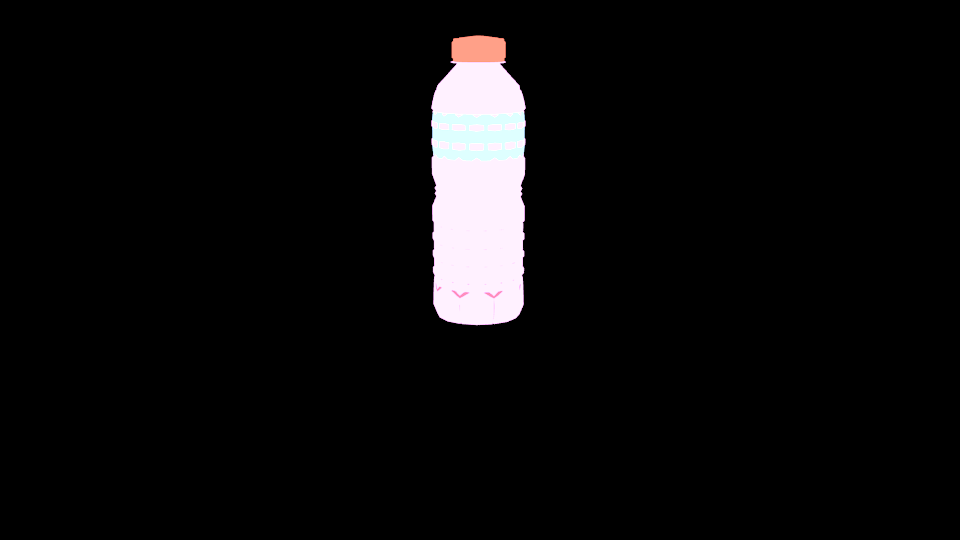
#> input picture Vision/data/raw/Dataset_v2/masks/train/0014.png, 960 x 540 px; its folder holds only this picture in this run
$ jupyter execute 'annotation pipeline.ipynb'   (shell and % lines are left out)
#> lines starting #> are read from the running program, lines starting #| are printed output that depends on the picture; after the words box and inside, x2 and y2 are one past the last pixel; in counts of white or black regions, pixels touching at a corner belong together
# ANNOTATION PIPELINE

The purpose of this notebook is to show the way the images we get from blender are processed in order to fit the MS-COCO format.

[cell 1]
import cv2
import numpy as np
import os
import re
import skimage
import random
import matplotlib.pyplot as plt
import matplotlib.image as mpimg
from PIL import Image
import datetime

[cell 2]
ROOT_DIR = os.path.abspath('..')
image_folder_path = os.path.join(ROOT_DIR,'data/raw/Dataset_v2/bottle/train')
masks_folder_path = os.path.join(ROOT_DIR,'data/raw/Dataset_v2/masks/train')

[cell 3]
print(masks_folder_path)

[cell 4]
file_names = next(os.walk(masks_folder_path))[2]
file_name = random.choice(file_names)
file = os.path.join(masks_folder_path,file_name)

image = cv2.imread(os.path.join(masks_folder_path,file_name))
#> image is the input picture: shape (540, 960, 3); mean B, G, R 11.6, 11.1, 11.7
cv2.imwrite('Images/0001.png',image)
Image.open(file)

[cell 5]
blurred_image = cv2.GaussianBlur(image, (5, 5), 0)

cv2.imwrite('Images/blurred.jpg',blurred_image)
Image.open('Images/blurred.jpg')

[cell 6]
hsv_image = cv2.cvtColor(blurred_image, cv2.COLOR_BGR2HSV)
#> hsv_image: shape (540, 960, 3); mean H, S, V 6.7, 1.4, 11.9

cv2.imwrite('Images/hsv.jpg',hsv_image) # Because, if we don't save it in a file, the colors are shown in an RGB fashion
Image.open('Images/hsv.jpg')
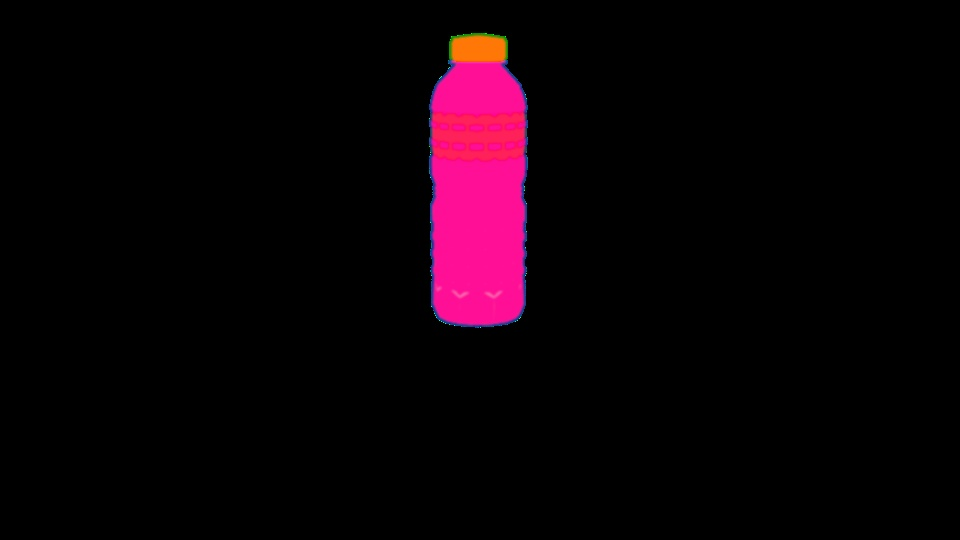
#> Out: PIL image 960x540 RGB; mean R, G, B 11.9, 1.4, 6.7

[cell 7]
# couvercle
lower_couv = np.array([14 - 10, 100, 100])
upper_couv = np.array([14 + 10, 255, 255])

# bouteille :
lower_bott = np.array([163 - 15, 10, 255])
upper_bott = np.array([163 + 15, 50, 255])

# etiquette :
lower_etiq = np.array([80, 0, 0])
upper_etiq = np.array([100, 255, 255])

# Mask obtention
mask_couv = cv2.inRange(hsv_image, lower_couv, upper_couv)
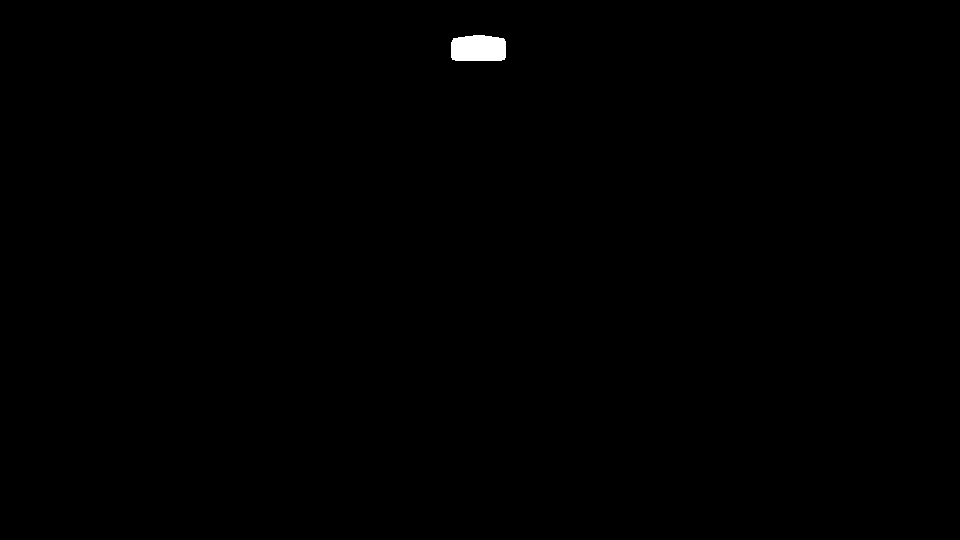
#> mask_couv: shape (540, 960); 0.26% white; 1 white region, box (x1, y1, x2, y2) and area: (451, 35, 506, 61) 1323
mask_bott = cv2.inRange(hsv_image, lower_bott, upper_bott)
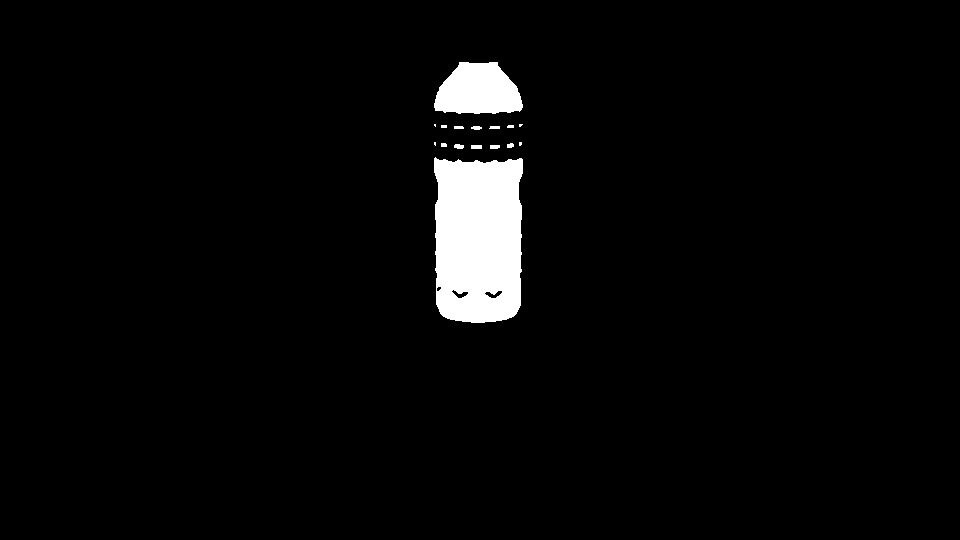
#> mask_bott: shape (540, 960); 3.3% white; 16 white regions (5 under 20 px), largest, box (x1, y1, x2, y2) and area: (434, 157, 523, 323) 13380, (434, 62, 523, 114) 3540, (471, 145, 482, 149) 44
mask_etiq = cv2.inRange(hsv_image, lower_etiq, upper_etiq)
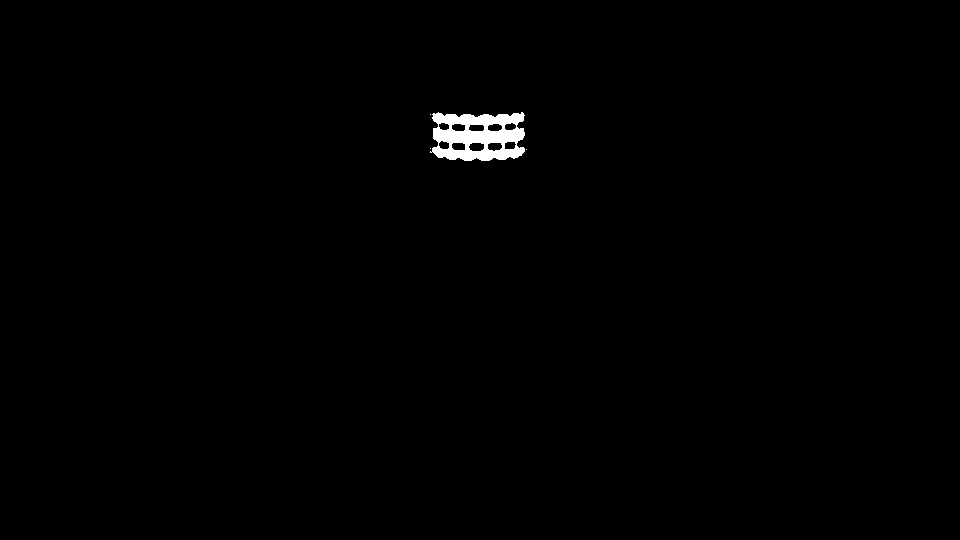
#> mask_etiq: shape (540, 960); 0.61% white; 4 white regions (3 under 20 px), largest, box (x1, y1, x2, y2) and area: (430, 112, 525, 161) 3141

# Binary mask saving
cv2.imwrite('Masks/0001_cap.png',mask_couv)
cv2.imwrite('Masks/0001_bottle.png',mask_bott)
cv2.imwrite('Masks/0001_label.png',mask_etiq)
#> Out = True

$ run again, on Vision/data/raw/Dataset_v2/masks/train/0055.png
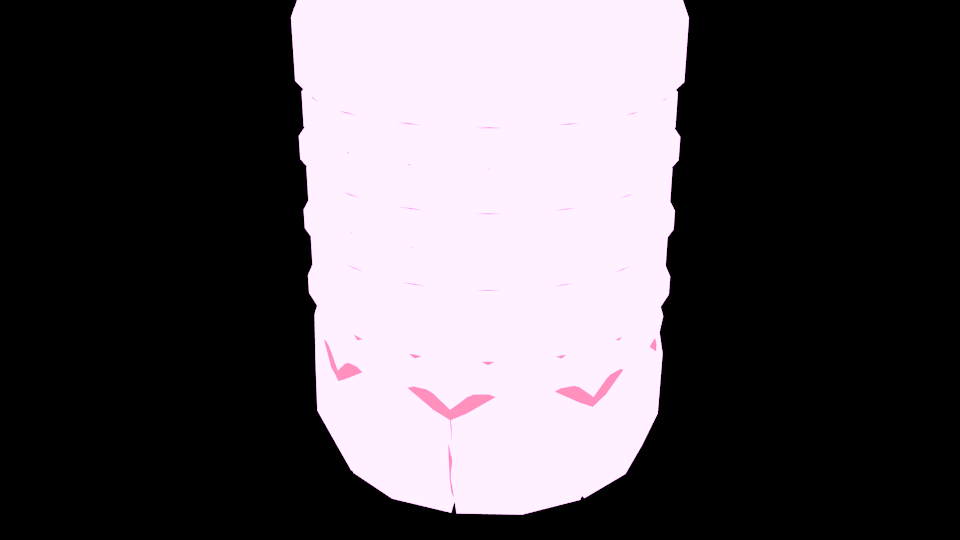
#> input picture Vision/data/raw/Dataset_v2/masks/train/0055.png, 960 x 540 px
#> image is the input picture: shape (540, 960, 3); mean B, G, R 87.4, 82.3, 87.6
#> hsv_image: shape (540, 960, 3); mean H, S, V 52.5, 5.8, 87.6
#> `Image.open('Images/hsv.jpg')`:
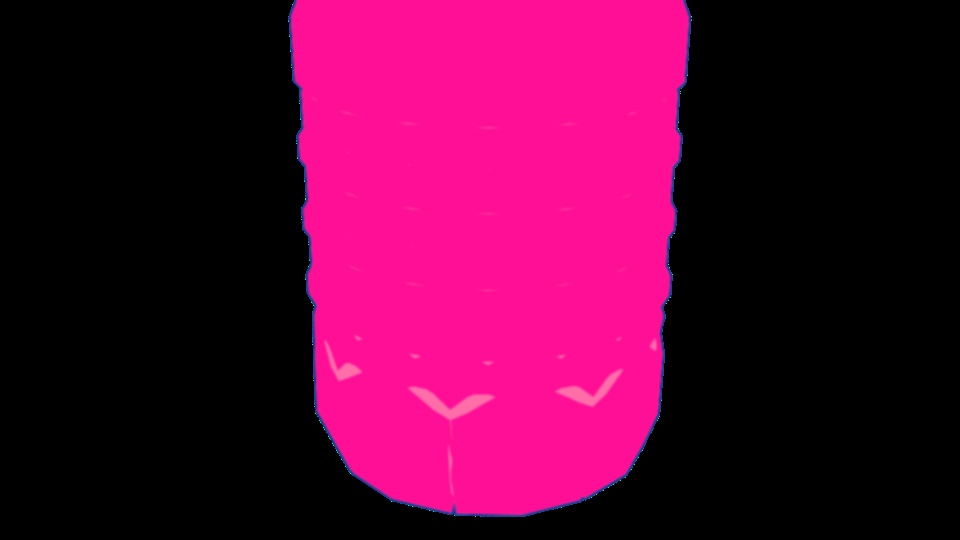
#> Out: PIL image 960x540 RGB; mean R, G, B 87.7, 6.1, 52.6
#> mask_couv: shape (540, 960); every value is 0
#> `mask_bott = cv2.inRange(hsv_image, lower_bott, upper_bott)`:
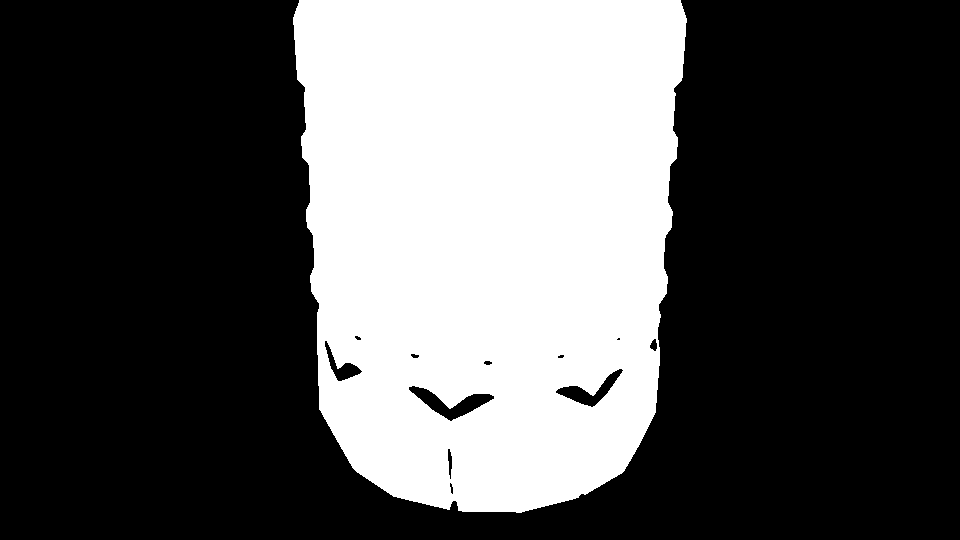
#> mask_bott: shape (540, 960); 33.2% white; 1 white region, box (x1, y1, x2, y2) and area: (293, 0, 687, 513) 172309
#> `cv2.imwrite('Masks/0001_label.png',mask_etiq)`: Out = True
